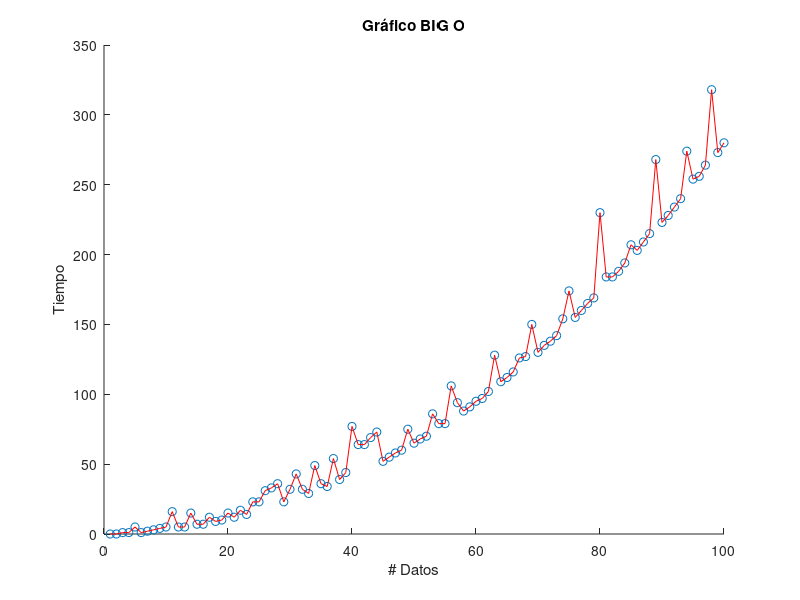

Here is the MATLAB script that generated this plot:
datos = load('BIG O.txt');

x = datos(:, 1);
y = datos(:, 2);

figure;
scatter(x, y, 'o', 'DisplayName', 'Puntos');
hold on;
plot(x, y, '-r', 'DisplayName', 'Recta que conecta los puntos');
hold off;

xlabel('# Datos');
ylabel('Tiempo');
title('Gráfico BIG O');

saveas(gcf, 'graficoMathlab.pdf');
